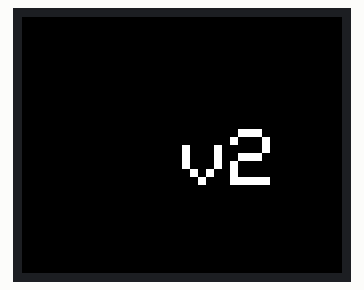
Simulated run of this sketch. Board: ESP32. On the bench: 160×128 colour display. WiFi joins after 1.5 s; servers stay silent unless stated; what the sketch prints to the serial monitor is not drawn.

Above: at 1.7 s.

The sketch:

ota_demo.ino
```cpp
#include <WiFi.h>         // For ESP32, replace with <ESP8266WiFi.h> if using ESP8266
#include <ArduinoOTA.h>
#include <Adafruit_GFX.h>        // Core graphics library
#include <Adafruit_ST7735.h>     // Library for ST7735
#include <SPI.h>

// Define pins for the display
#define TFT_CS         5  // Chip Select
#define TFT_RST        4  // Reset
#define TFT_DC         2  // Data/Command

const char* ssid = "your wifi";           // Replace with your WiFi SSID
const char* password = "your wifi password";   // Replace with your WiFi Password

// Initialize the ST7735 display
Adafruit_ST7735 tft = Adafruit_ST7735(TFT_CS, TFT_DC, TFT_RST);

void setup() {
  Serial.begin(115200);

  // Connect to Wi-Fi
  WiFi.begin(ssid, password);
  while (WiFi.status() != WL_CONNECTED) {
    delay(500);
    Serial.print(".");
  }
  Serial.println("Connected to WiFi");


  ArduinoOTA.begin();
  Serial.println("OTA Ready");

  // Initialize the display
  tft.initR(INITR_BLACKTAB);  // Init ST7735S chip
  tft.setRotation(1);         // Set the display rotation

  // Set the display background color to black
  tft.fillScreen(ST77XX_BLACK);

  // Print a message on the display
  tft.setTextColor(ST77XX_WHITE);  // Set text color to white
  tft.setTextSize(4);              // Set text size
  tft.setCursor(0, 0);             // Set starting point for text

}

void loop() {
  // Handle OTA updates
  ArduinoOTA.handle();

  tft.fillScreen(ST77XX_BLACK);

  // Calculate width and height of the text
  int x = (160 ) / 2; // Small offset to fit within 160px width
  int y = (128 - 16) / 2; // Centered vertically
  // Print centered text
  tft.setCursor(x, y);
    tft.print("v2");

  delay(1000);
}
```
